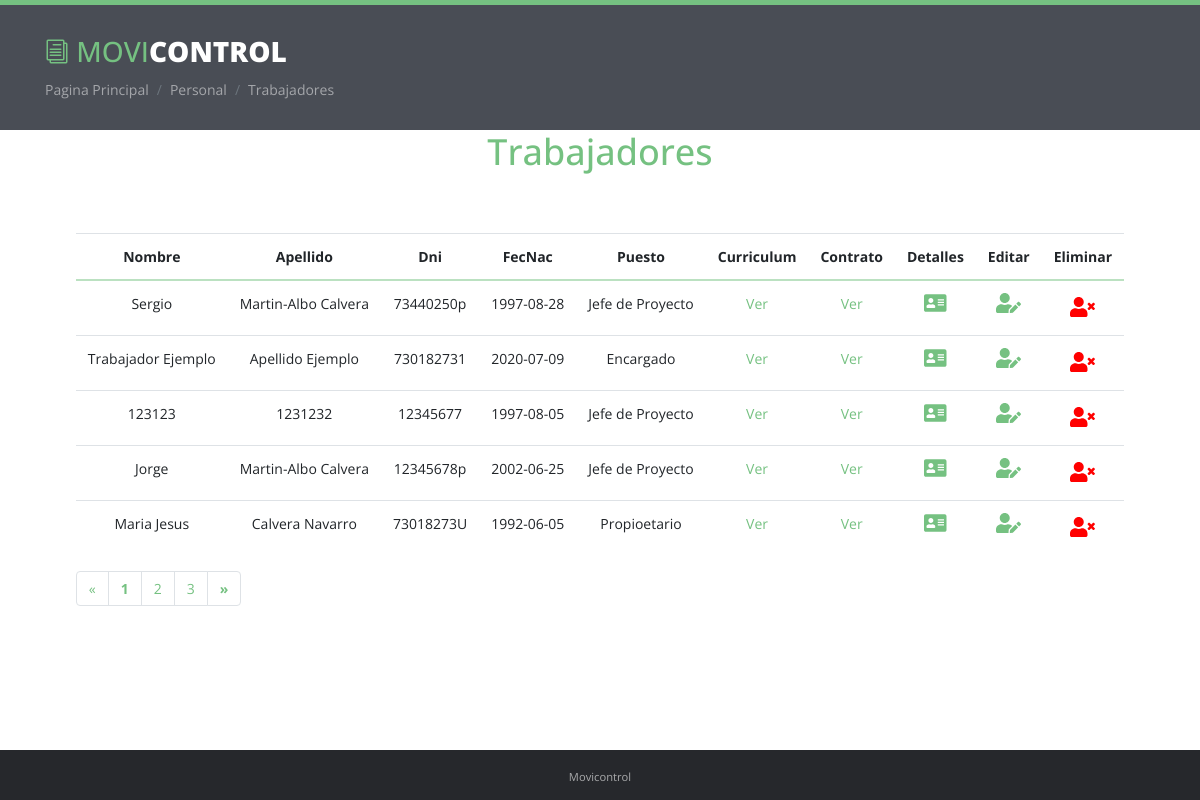
The app's page /Personal/verTrabajadores.php (signed in) with its own data.
### tables this page shows
CREATE TABLE `trabajadores` (
  `dni` varchar(9) NOT NULL,
  `nombre` varchar(20) NOT NULL,
  `apellido` varchar(60) NOT NULL,
  `telefono` varchar(9) NOT NULL,
  `fecNac` date NOT NULL,
  `password` varchar(30) NOT NULL,
  `idPuesto` int(11) NOT NULL,
  `curriculum` text NOT NULL,
  `contrato` text NOT NULL
);

CREATE TABLE `puestos` (
  `idPuesto` int(11) NOT NULL,
  `puesto` varchar(40) NOT NULL
);

### Personal/verTrabajadores.php (the view, shortened to what this page needs)
<?php
include("../conexion.php");
?>
<!DOCTYPE html>
<html lang="en">
<head>
    <link rel="stylesheet" href="../assets/plugins/bootstrap/css/bootstrap.min.css">
    <link rel="stylesheet" href="../assets/plugins/prism/prism.css">
    <link rel="stylesheet" href="../assets/plugins/lightbox/dist/ekko-lightbox.css">
    <link rel="stylesheet" href="../assets/plugins/elegant_font/css/style.css">
    <link id="theme-style" rel="stylesheet" href="../assets/css/styles.css">
</head>
<body class="body-green">
        <div class="page-wrapper">
        <header id="header" class="header">
            <div class="container">
                <div class="branding">
                    <h1 class="logo">
                        <a href="index.html">
                            <span aria-hidden="true" class="icon_documents_alt icon"></span>
                            <span class="text-highlight">Movi</span><span class="text-bold">Control</span>
                        </a>
                    </h1>
                </div>
                <ol class="breadcrumb">
                    <li class="breadcrumb-item"><a href="../principal.html">Pagina Principal</a></li>
                    <li class="breadcrumb-item"><a href="../personal.html">Personal</a></li>
                    <li class="breadcrumb-item active">Trabajadores</li>
                </ol>
            </div>
        </header>
            <div class="container">
                <div id="doc-header" class="doc-header text-center">
                    <h1 class="doc-title">Trabajadores</h1>
                </div>
                <div class="doc-body row justify-content-md-center">
                    <div class="doc-content ">
                        <div class="content-inner">
                            <section id="dashboards" class="doc-section">
                                <div class="section-block">
                                    <div>
                                        <?php
                                            $sql = "SELECT t.nombre,t.apellido,t.dni, t.fecNac, p.puesto, t.curriculum, t.contrato FROM trabajadores as t, puestos as p WHERE t.idPuesto = p.idPuesto";
                                            $url = basename($_SERVER ["PHP_SELF"]);
                                            if (isset($_GET['pos']))
                                              $ini=$_GET['pos'];
                                            else
                                              $ini=1;
                                            $count="SELECT COUNT(*) FROM trabajadores";
                                            $limit_end = 5;
                                            $init = ($ini-1) * $limit_end;
                                            $sql .= " LIMIT $init, $limit_end";
                                            $num = $conexion->query($count);
                                            $x = $num->fetch_array();
                                            $total = ceil($x[0]/$limit_end);
                                            $registros=mysqli_query($conexion,$sql);
                                         ?>
                                    <table class="table  table-inverse table-hover >" >
                                        <thead align="center">
                                            <tr>
                                                <th>Nombre</th>
                                                <th>Apellido</th>
                                                <th>Dni</th>
                                                <th>FecNac</th>
                                                <th>Puesto</th>
                                                <th>Curriculum</th>
                                                <th>Contrato</th>
                                                <th>Detalles</th>
                                                <th>Editar</th>
                                                <th>Eliminar</th>
                                            </tr>
                                        </thead>
                                        <tbody align="center">
                                            <?php
                                            while($linea = $registros->fetch_array(MYSQLI_ASSOC)){
                                            ?>
                                                <tr >
                                                    <td><?php echo $linea['nombre']; ?></td>
                                                    <td><?php echo $linea['apellido']; ?></td>
                                                    <td><?php echo $linea['dni']; ?></td>
                                                    <td><?php echo $linea['fecNac']; ?></td>
                                                    <td><?php echo $linea['puesto']; ?></td>
                                                    <td><a href="verCurriculumm.php?dni=<?php echo $linea['dni'] ?>">Ver</a></td>
                                                    <td><a href="verContrato.php?dni=<?php echo $linea['dni']; ?>">Ver</a></td>
                                                    <td>
                                                        <a href="detTrabajador.php?dni=<?php echo $linea['dni'] ?>">
                                                            <div class="icon-holder">
                                                                <i class="fas fa-address-card" style="font-size: 20px"></i>
                                                            </div>
                                                        </a>
                                                    </td>
                                                    <td>
                                                        <a href="trabajadores/editTrabajador.php?dni=<?php echo $linea['dni'] ?>">
                                                             <div class="icon-holder">
                                                                <i class="fas fa-user-edit" style="font-size: 20px"></i>
                                                            </div>
                                                        </a>
                                                    <td>
                                                        <a href="trabajadores/delTrabajadorBD.php?dni=<?php echo $linea['dni'] ?>">
                                                            <div class="icon-holder" style="color:red; font-size: 20px">
                                                                <i class="icon fas fa-user-times"></i>
                                                            </div>
                                                        </a>
                                                    </td>
                                                </tr>
                                                <?php
                                                }
                                                ?>
                                        </tbody>
                                    </table>
                                        <?php
                                          echo "<div >";
                                          echo "<ul class='pagination'>";
                                          if(($ini - 1) == 0)
                                          {
                                            echo "<li class='page-item'><a class='page-link' href='#'>&laquo;</a></li>";
                                          }
                                          else
                                          {
                                            echo "<li class='page-item'><a class='page-link' href='$url?pos=".($ini-1)."'><b>&laquo;</b></a></li>";
                                          }
                                          for($k=1; $k <= $total; $k++)
                                          {
                                            if($ini == $k)
                                            {
                                              echo "<li class='page-item'><a class='page-link' href='#'><b>".$k."</b></a></li>";
                                            }
                                            else
                                            {
                                              echo "<li class='page-item'><a class='page-link' href='$url?pos=$k'>".$k."</a></li>";
                                            }
                                          }
                                          if($ini == $total)
                                          {
                                            echo "<li class='page-item'><a class='page-link' href='#'>&raquo;</a></li>";
                                          }
                                          else
                                          {
                                            echo "<li class='page-item'><a class='page-link' href='$url?pos=".($ini+1)."'><b>&raquo;</b></a></li>";
                                          }
                                          echo "</ul>";
                                          echo "</div>"
                                        ?>
                                    </div>
                                </div>
                            </section>
                        </div>
                    </div>
                </div>
            </div>
        </div>
    <footer id="footer" class="footer text-center">
        <div class="container">
            <small class="copyright">Movicontrol</small>
        </div>
    </footer>
</body>
</html>

### assets/css/styles.css (style rules this page uses)
body { font-family: 'Open Sans', arial, sans-serif; color: #494d55; font-size: 14px; -webkit-font-smoothing: antialiased; -moz-osx-font-smoothing: grayscale; }
html, body { height: 100%; }
.page-wrapper { min-height: 100%; margin-bottom: -50px; }
.page-wrapper:after { content: ""; display: block; height: 50px; }
.footer { height: 50px; }
a { color: #3aa7aa; -webkit-transition: all 0.4s ease-in-out; -moz-transition: all 0.4s ease-in-out; -ms-transition: all 0.4s ease-in-out; -o-transition: all 0.4s ease-in-out; }
.header { background: #494d55; color: rgba(255, 255, 255, 0.85); border-top: 5px solid #40babd; padding: 30px 0; }
.header a { color: #fff; }
.header .container { position: relative; }
.branding { text-transform: uppercase; margin-bottom: 10px; }
.branding .logo { font-size: 28px; margin-top: 0; margin-bottom: 0; }
.branding .logo a { text-decoration: none; }
.branding .text-highlight { color: #40babd; }
.body-green .branding .text-highlight { color: #75c181; }
.branding .text-bold { font-weight: 800; color: #fff; }
.branding .icon { font-size: 24px; color: #40babd; }
.body-green .branding .icon { color: #75c181; }
.breadcrumb { background: none; margin-bottom: 0; padding: 0; }
.breadcrumb li { color: rgba(255, 255, 255, 0.5); }
.breadcrumb li.active { color: rgba(255, 255, 255, 0.5); }
.breadcrumb li a { color: rgba(255, 255, 255, 0.5); }
.breadcrumb > li + li:before { color: rgba(0, 0, 0, 0.4); }
.footer { background: #26282c; color: rgba(255, 255, 255, 0.6); padding: 15px 0; }
.doc-body { position: relative; }
.doc-header { margin-bottom: 30px; }
.doc-header .doc-title { color: #40babd; margin-top: 0; font-size: 36px; }
.body-green .doc-header .doc-title { color: #75c181; }
.doc-section { padding-top: 15px; padding-bottom: 15px; }
.section-block { padding-top: 15px; padding-bottom: 15px; }
.table > thead > tr > th { border-bottom-color: #8bd6d8; }
.body-green .table > thead > tr > th { border-bottom-color: #bbe1c1; }
.body-green .header { border-color: #75c181; }
.body-green a { color: #75c181; }

### records on screen
trabajadores: nombre "Sergio", apellido "Martin-Albo Calvera", dni "73440250p", fecNac "1997-08-28", idPuesto.puesto "Jefe de Proyecto"
trabajadores: nombre "Trabajador Ejemplo", apellido "Apellido Ejemplo", dni "730182731", fecNac "2020-07-09", idPuesto.puesto "Encargado"
trabajadores: nombre "123123", apellido "1231232", dni "12345677", fecNac "1997-08-05", idPuesto.puesto "Jefe de Proyecto"
trabajadores: nombre "Jorge", apellido "Martin-Albo Calvera", dni "12345678p", fecNac "2002-06-25", idPuesto.puesto "Jefe de Proyecto"
trabajadores: nombre "Maria Jesus", apellido "Calvera Navarro", dni "73018273U", fecNac "1992-06-05", idPuesto.puesto "Propioetario"
